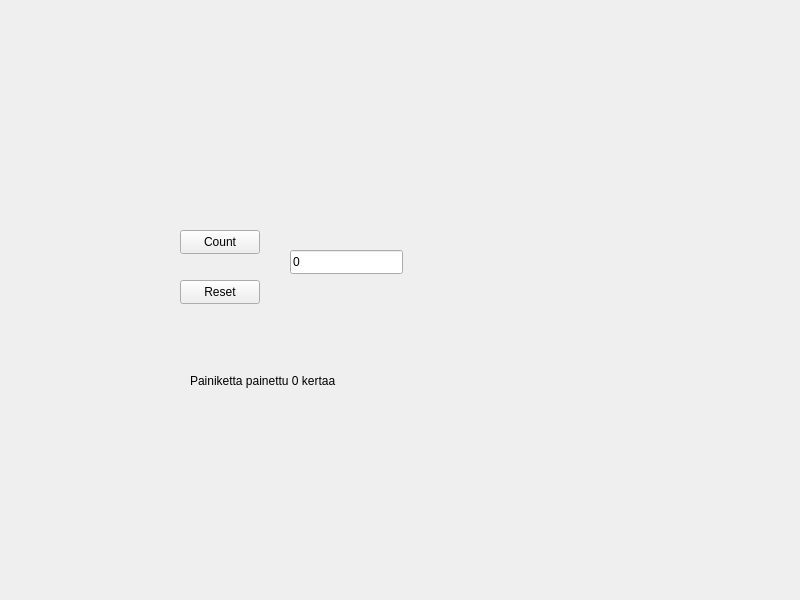
<?xml version="1.0" encoding="UTF-8"?>
<ui version="4.0">
 <class>Widget</class>
 <widget class="QWidget" name="Widget">
  <property name="geometry">
   <rect>
    <x>0</x>
    <y>0</y>
    <width>800</width>
    <height>600</height>
   </rect>
  </property>
  <property name="windowTitle">
   <string>Widget</string>
  </property>
  <widget class="QPushButton" name="btnCount">
   <property name="geometry">
    <rect>
     <x>180</x>
     <y>230</y>
     <width>80</width>
     <height>24</height>
    </rect>
   </property>
   <property name="text">
    <string>Count</string>
   </property>
  </widget>
  <widget class="QPushButton" name="btnReset">
   <property name="geometry">
    <rect>
     <x>180</x>
     <y>280</y>
     <width>80</width>
     <height>24</height>
    </rect>
   </property>
   <property name="text">
    <string>Reset</string>
   </property>
  </widget>
  <widget class="QLineEdit" name="txtResult">
   <property name="geometry">
    <rect>
     <x>290</x>
     <y>250</y>
     <width>113</width>
     <height>24</height>
    </rect>
   </property>
   <property name="text">
    <string>0</string>
   </property>
  </widget>
  <widget class="QLabel" name="labelInfo">
   <property name="geometry">
    <rect>
     <x>190</x>
     <y>370</y>
     <width>171</width>
     <height>21</height>
    </rect>
   </property>
   <property name="text">
    <string>Painiketta painettu 0 kertaa</string>
   </property>
  </widget>
 </widget>
 <resources/>
 <connections/>
</ui>
